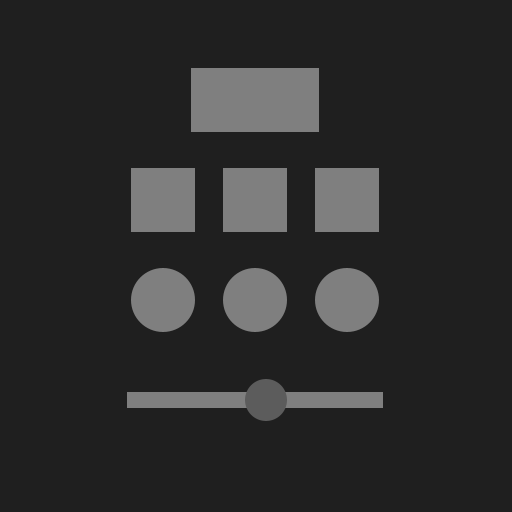
Frame 1 (no input)
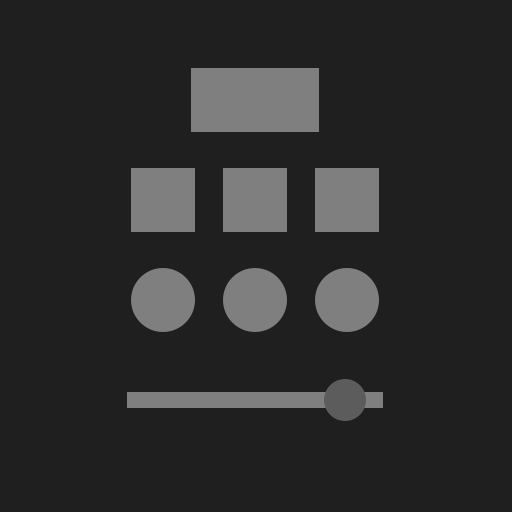
Frame 60 (the mouse pressed at the canvas centre just before this capture)
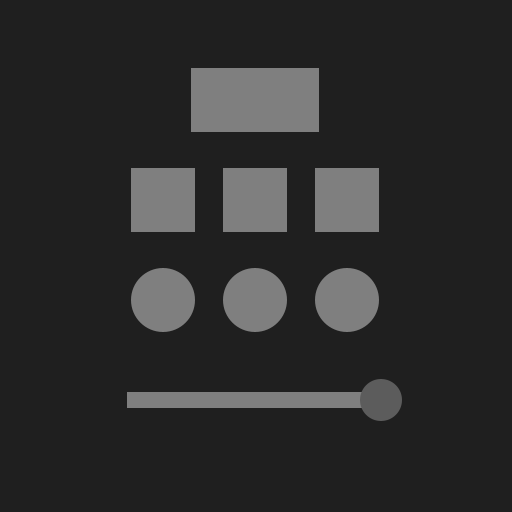
Frame 120 (the mouse held since frame 60 and released just before this capture)

The Processing sketch that drew these frames (run headless with seeded random() and noise(); from frame 60 on, the mouse is pressed at the canvas centre):

// Processing sketch: ANI2012H22_UserInterface1
// ── ANI2012H22_UserInterface1.pde
// ANI2012H22_UserInterface1.pde
// Exemples d'utilisation de contrôles d'interface interactifs avec souris.
// Démonstration d'un bouton, de cases à cocher, de boutons radio et d'une barre de progression.

// paramètres
int count = 8;

float buttonWidth = 128;
float buttonHeight = 64;

float checkboxWidth = 64;
float checkboxHeight = 64;

float radioBackground = 64;
float radioSelected = 42;

float sliderWidth = 256;
float sliderHeight = 16;

float offset = 92;

// variables
final int CONTROL_TYPE_BUTTON = 0;
final int CONTROL_TYPE_CHECKBOX = 1;
final int CONTROL_TYPE_RADIO = 2;
final int CONTROL_TYPE_SLIDER = 3;

int[] type = {
  CONTROL_TYPE_BUTTON,
  CONTROL_TYPE_CHECKBOX,
  CONTROL_TYPE_CHECKBOX,
  CONTROL_TYPE_CHECKBOX,
  CONTROL_TYPE_RADIO,
  CONTROL_TYPE_RADIO,
  CONTROL_TYPE_RADIO,
  CONTROL_TYPE_SLIDER};

float[] positionX = {255.0f, 255.0f - offset, 255.0f, 255.0f + offset, 255.0f - offset, 255.0f, 255.0f + offset, 255.0f};
float[] positionY = {100.0f, 200.0f, 200.0f, 200.0f, 300.0f, 300.0f, 300.0f, 400.0f};

boolean[] stateActive   = {true,  true,  true,  true,  true,  true,  true,  true};
boolean[] stateOver     = {false, false, false, false, false, false, false, false};
boolean[] statePress    = {false, false, false, false, false, false, false, false};
boolean[] stateRelease  = {false, false, false, false, false, false, false, false};
boolean[] stateSelected = {false, false, false, false, false, false, false, false};

int index = 0;
int backgroundColor = 31;

color colorLight = color(127, 127, 127);
color colorDark  = color(92, 92, 92);

float sliderValue;

void setup()
{
  size(512, 512);
  frameRate(60);
  rectMode(CENTER);
  ellipseMode(CENTER);
  noStroke();
}

void draw()
{
  background(backgroundColor);

  updateInput();
  updateInterface();
}

// fonction de mise à jour des états des contrôles par rapport aux états de la souris
void updateInput()
{
  for (int index = 0; index < count; ++index)
  {
    if (stateActive[index])
    {
      switch (type[index])
      {
        case CONTROL_TYPE_BUTTON:

          stateOver[index] = isInside(index, buttonWidth / 2.0f, buttonHeight / 2.0f);

          if (stateOver[index] && mousePressed == true)
            statePress[index] = true;
          else
            statePress[index] = false;

          break;

        case CONTROL_TYPE_CHECKBOX:

          stateOver[index] = isInside(index, checkboxWidth / 2.0f, checkboxHeight / 2.0f);

          if (stateOver[index] && mousePressed == true)
            statePress[index] = true;
          else
            statePress[index] = false;

          break;

        case CONTROL_TYPE_RADIO:

          stateOver[index] = isInside(index, radioBackground / 2.0f, radioSelected / 2.0f);

          if (stateOver[index] && mousePressed == true)
            statePress[index] = true;
          else
            statePress[index] = false;

          break;

        case CONTROL_TYPE_SLIDER:

          stateOver[index] = isInside(index, sliderWidth / 2.0f, sliderHeight / 2.0f);

          if (stateOver[index] && mousePressed == true)
            statePress[index] = true;
          else
            statePress[index] = false;
          break;

        default:
          break;
      }
    }
  }
  sliderValue = int(oscillate(millis(), 128, 10000, 0, 0));
}

// affichage de l'interface et de ses contrôles
void updateInterface()
{
  for (int index = 0; index < count; ++index)
  {
    if (stateActive[index])
    {
      switch (type[index])
      {
        case CONTROL_TYPE_BUTTON:

          if (statePress[index])
          {
            fill(colorDark);

            rect(
              positionX[index],
              positionY[index],
              buttonWidth,
              buttonHeight);
          }
          else if (stateOver[index])
          {
            fill(colorLight);

            rect(
              positionX[index],
              positionY[index],
              buttonWidth  * 1.1f,
              buttonHeight * 1.1f);
          }
          else if (stateRelease[index])
          {
            fill(colorLight);

            rect(
              positionX[index],
              positionY[index],
              buttonWidth,
              buttonHeight);
          }
          else
          {
            fill(colorLight);

            rect(
              positionX[index],
              positionY[index],
              buttonWidth,
              buttonHeight);
          }

          break;

        case CONTROL_TYPE_CHECKBOX:

          fill(colorLight);

          rect(
            positionX[index],
            positionY[index],
            checkboxWidth,
            checkboxHeight);

          if (stateSelected[index])
          {
            fill(colorDark);

            ellipse(
              positionX[index],
              positionY[index],
              radioSelected,
              radioSelected);
          }

          break;

        case CONTROL_TYPE_RADIO:

          fill(colorLight);

          ellipse(
            positionX[index],
            positionY[index],
            radioBackground,
            radioBackground);

          if (stateSelected[index])
          {
            fill(colorDark);

            ellipse(
              positionX[index],
              positionY[index],
              radioSelected,
              radioSelected);
          }

          break;

        case CONTROL_TYPE_SLIDER:

          fill(colorLight);

          rect(
            positionX[index],
            positionY[index],
            sliderWidth,
            sliderHeight);

          fill(colorDark);

          ellipse(
            positionX[index] + sliderValue,
            positionY[index],
            radioSelected,
            radioSelected);

          break;

        default:
          break;
      }
    }
  }
}

// fonction de mise à jour des états des contrôles lorsqu'un bouton de la souris est relaché
void mouseReleased()
{
  for (int index = 0; index < count; ++index)
  {
    if (stateActive[index])
    {
      switch (type[index])
      {
        case CONTROL_TYPE_BUTTON:

          if (statePress[index])
            callbackButton(index);

          break;

        case CONTROL_TYPE_CHECKBOX:

          if (statePress[index])
            callbackCheckbox(index);

          break;

        case CONTROL_TYPE_RADIO:

          if (statePress[index])
            callbackRadio(index);

          break;

        case CONTROL_TYPE_SLIDER:

          if (statePress[index])
            callbackSlider();

          break;

        default:
          break;
      }
    }
  }
}

// fonction qui valide si la position du curseur est à l'intérieur de la boîte qui délimite le contrôle
boolean isInside(int index, float w, float h)
{
  if (mouseX >= positionX[index] - w && mouseX < positionX[index] + w &&
     mouseY >= positionY[index] - h && mouseY < positionY[index] + h )
    return true;
  else
    return false;
}

// fonction d'événement du bouton standard
void callbackButton(int index)
{
  backgroundColor = int(random(0, 255));
  println("button trigger");
}

// fonction d'événement des boutons pressions
void callbackCheckbox(int index)
{
  stateSelected[index] = !stateSelected[index];

  if (stateSelected[index])
    println("checkbox " + index + " ON");
  else
    println("checkbox " + index + " OFF");
}

// fonction d'événement des boutons radios
void callbackRadio(int index)
{
  stateSelected[index] = !stateSelected[index];

  for (int optionIndex = 0; optionIndex < count; ++optionIndex)
  {
    if (optionIndex != index)
    {
      if (type[optionIndex] == CONTROL_TYPE_RADIO)
        stateSelected[optionIndex] = false;
    }
  }

  println("radio " + (index-3));
}

// fonction d'événement de la barre de défilement
void callbackSlider()
{
  println("slider position: " + sliderValue);
}

// fonction d'animation par oscillation
float oscillate(float time, float amplitude, float period, float shift, float offset)
{
  return amplitude * sin((time - shift) * 2 * PI / period) + offset;
}
